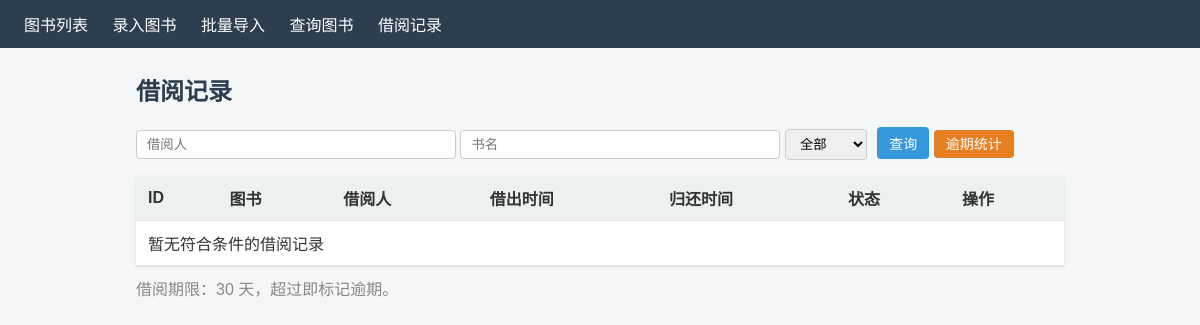
The app's page /records, older data.
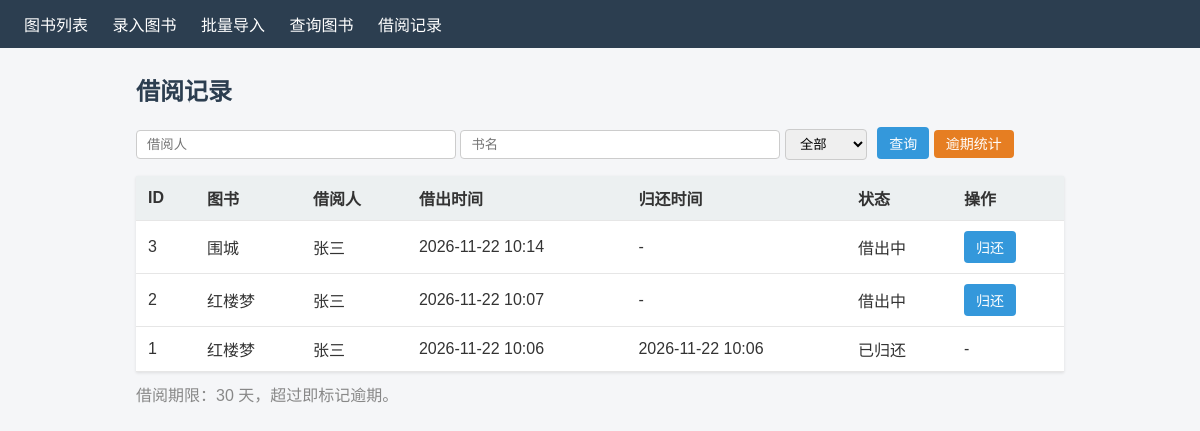
The same page, newer data.
### models.py (models this page shows, shortened)
class Borrow(db.Model):
    __tablename__ = "borrows"
    id = db.Column(db.Integer, primary_key=True)
    book_id = db.Column(db.Integer, db.ForeignKey("books.id"), nullable=False)
    borrower = db.Column(db.String(120), nullable=False)       # 借阅人
    borrow_time = db.Column(db.DateTime, default=datetime.now) # 借出时间
    return_time = db.Column(db.DateTime, nullable=True)        # 归还时间
    is_returned = db.Column(db.Boolean, default=False)         # 是否已归还

class Book(db.Model):
    __tablename__ = "books"
    id = db.Column(db.Integer, primary_key=True)
    title = db.Column(db.String(200), nullable=False)          # 书名
    author = db.Column(db.String(120), nullable=False)         # 作者
    isbn = db.Column(db.String(32), unique=True, nullable=False)  # ISBN 唯一
    category = db.Column(db.String(80), nullable=False)        # 分类
    stock = db.Column(db.Integer, default=0, nullable=False)   # 库存数量
    borrows = db.relationship("Borrow", backref="book", lazy=True)

### app.py (the view)
@app.route("/records")
def records():
    borrower = request.args.get("borrower", "").strip()
    book_title = request.args.get("book_title", "").strip()
    status = request.args.get("status", "").strip()   # all / borrowed / returned / overdue
    query = Borrow.query.join(Book, Borrow.book_id == Book.id)
    if borrower:
        query = query.filter(Borrow.borrower.like(f"%{borrower}%"))
    if book_title:
        query = query.filter(Book.title.like(f"%{book_title}%"))
    if status == "borrowed":
        query = query.filter(Borrow.is_returned.is_(False))
    elif status == "returned":
        query = query.filter(Borrow.is_returned.is_(True))
    all_records = query.order_by(Borrow.id.desc()).all()
    now = datetime.now()
    loan_days = app.config.get("LOAN_DAYS", 30)
    rows = []
    for r in all_records:
        overdue_days = 0
        if not r.is_returned:
            elapsed = (now - r.borrow_time).days
            if elapsed > loan_days:
                overdue_days = elapsed - loan_days
        rows.append({"record": r, "overdue_days": overdue_days})
    if status == "overdue":
        rows = [x for x in rows if x["overdue_days"] > 0]
    return render_template("records.html", rows=rows,
                           borrower=borrower, book_title=book_title,
                           status=status, loan_days=loan_days)

### templates/records.html (shortened to what this page needs)
{% extends "base.html" %}
{% block content %}
<h2>借阅记录</h2>
<form method="get" action="{{ url_for('records') }}" class="form-inline">
    <input type="text" name="borrower" value="{{ borrower }}" placeholder="借阅人">
    <input type="text" name="book_title" value="{{ book_title }}" placeholder="书名">
    <select name="status">
        <option value=""       {% if not status %}selected{% endif %}>全部</option>
    </select>
    <button type="submit">查询</button>
    <a class="btn" href="{{ url_for('overdue') }}" style="background:#e67e22">逾期统计</a>
</form>
<table>
    <thead>
        <tr>
            <th>ID</th><th>图书</th><th>借阅人</th>
            <th>借出时间</th><th>归还时间</th><th>状态</th><th>操作</th>
        </tr>
    </thead>
    <tbody>
    {% for item in rows %}
        {% set r = item.record %}
        <tr class="{{ 'row-overdue' if item.overdue_days > 0 else '' }}">
            <td>{{ r.id }}</td>
            <td>{{ r.book.title }}</td>
            <td>{{ r.borrower }}</td>
            <td>{{ r.borrow_time.strftime('%Y-%m-%d %H:%M') }}</td>
            <td>{{ r.return_time.strftime('%Y-%m-%d %H:%M') if r.return_time else '-' }}</td>
            <td>
                {% if r.is_returned %}已归还
                {% elif item.overdue_days > 0 %}
                    <span class="badge-overdue">逾期 {{ item.overdue_days }} 天</span>
                {% else %}借出中{% endif %}
            </td>
            <td>
                {% if not r.is_returned %}
                <form method="post" action="{{ url_for('return_book', record_id=r.id) }}" style="display:inline">
                    <button type="submit" class="btn">归还</button>
                </form>
                {% else %}-{% endif %}
            </td>
        </tr>
    {% else %}
        <tr><td colspan="7">暂无符合条件的借阅记录</td></tr>
    {% endfor %}
    </tbody>
</table>
<p style="margin-top:10px;color:#888">借阅期限：{{ loan_days }} 天，超过即标记逾期。</p>
{% endblock %}

Row changes from the older to the newer data that the page shows:
added Borrow: id "3", borrower "张三", borrow_time "2026-11-22 10:14", return_time "-"
added Book: book "围城"
added Borrow: id "2", borrower "张三", borrow_time "2026-11-22 10:07", return_time "-"
added Book: book "红楼梦" "红楼梦"
added Borrow: id "1", borrower "张三", borrow_time "2026-11-22 10:06", return_time "2026-11-22 10:06"
Text that changed along with them:
new list line: "借出中 归还"
new list line: "已归还 -"
text no longer shown: "暂无符合条件的借阅记录"
